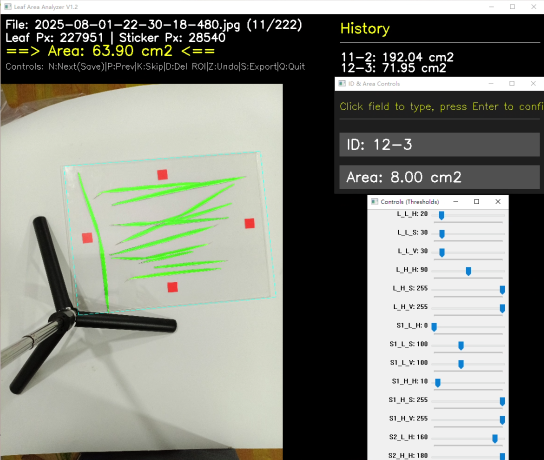
#> input picture res/interface.png, 1087 x 920 px (shown at 1/2 size)
$ python main.py
#> lines starting #> are read from the running program, lines starting #| are printed output that depends on the picture; after the words box and inside, x2 and y2 are one past the last pixel; in counts of white or black regions, pixels touching at a corner belong together
import cv2
import numpy as np
import os
import glob
import pandas as pd
import time
from tkinter import filedialog
from tkinter import Tk

# ==============================================================================
# 1. 全局状态变量 (Global State Variables)
# ==============================================================================
input_mode, current_input_string, blink_on, last_blink_time = None, "", True, 0
image_files, current_image_index, output_dir = [], 0, "."
rois, current_roi_points = [], []
results_data, current_sample_id, sticker_area_cm2 = [], "Demo", 8.0
hsv_thresholds = {
    'leaf': {'low': [20, 43, 30], 'high': [90, 255, 255]},
    'sticker_1': {'low': [0, 100, 100], 'high': [10, 255, 255]},
    'sticker_2': {'low': [160, 100, 100], 'high': [180, 255, 255]}
}
closing_kernel_size = 20
neutral_filter_threshold = 50

WINDOW_NAME, CONTROLS_WINDOW_NAME, PARAMS_WINDOW_NAME = "Leaf Area Analyzer V1.2", "Controls (Thresholds)", "ID & Area Controls"
MAX_DISPLAY_WIDTH, HISTORY_PANEL_WIDTH = 720, 450
INFO_PANEL_HEIGHT = 150  # V1.2: 定义信息面板的固定高度
FONT_SETTINGS = {
    'font': cv2.FONT_HERSHEY_SIMPLEX,
    'header': {'scale': 1.0, 'thick': 2},
    'large_info': {'scale': 1.0, 'thick': 2},
    'medium_info': {'scale': 0.8, 'thick': 2},
    'small_info': {'scale': 0.7, 'thick': 1}
}
params_button_coords = {
    "change_id": {"x": 10, "y": 90, "w": 430, "h": 50},
    "change_area": {"x": 10, "y": 160, "w": 430, "h": 50}
}


# ==============================================================================
# 2. 辅助函数 (Helper Functions)
# ==============================================================================
def draw_text_with_wrapping(image, text, start_pos, font_settings, max_width):
    x, y = start_pos;
    font = FONT_SETTINGS['font'];
    scale = font_settings['scale'];
    thickness = font_settings['thick']
    (text_w, text_h), _ = cv2.getTextSize("S", font, scale, thickness);
    line_height = text_h + 5
    words = text.split(' ');
    current_line = ""
    for word in words:
        test_line = f"{current_line} {word}".strip()
        (w, h), _ = cv2.getTextSize(test_line, font, scale, thickness)
        if w > max_width:
            cv2.putText(image, current_line, (x, y), font, scale, (255, 255, 255), thickness)
            y += line_height;
            current_line = word
        else:
            current_line = test_line
    cv2.putText(image, current_line, (x, y), font, scale, (255, 255, 255), thickness);
    return y + line_height


def imread_utf8(path):
    try:
        stream = open(path, "rb");
        bytes_arr = bytearray(stream.read());
        numpyarray = np.asarray(bytes_arr, dtype=np.uint8)
        return cv2.imdecode(numpyarray, cv2.IMREAD_COLOR)
    except Exception as e:
        print(f"imread_utf8 Error: {e}");
        return None


def select_folder():
    root = Tk();
    root.withdraw();
    folder_path = filedialog.askdirectory(title="Select Image Folder")
    if folder_path: print(f"Selected: {folder_path}"); global output_dir; output_dir = folder_path
    return folder_path


def save_and_export_results():
    if not results_data:
        print("Warning: No data to export.")
        return False
    df = pd.DataFrame(results_data)
    df['sample_id'] = df['sample_id'].astype(str).apply(lambda x: f'="{x}"')
    summary = df.groupby('sample_id')['leaf_area'].sum().reset_index()
    summary = summary.rename(columns={'leaf_area': 'total_leaf_area_cm2'})
    details_path = os.path.join(output_dir, 'results_details.csv')
    summary_path = os.path.join(output_dir, 'results_summary.csv')
    df.to_csv(details_path, index=False, encoding='utf-8-sig')
    summary.to_csv(summary_path, index=False, encoding='utf-8-sig')
    print("\nResults exported successfully!")
    print(f"Details saved to: {details_path}")
    print(f"Summary saved to: {summary_path}")
    return True


# --- GUI回调函数 ---
def update_threshold(trackbar_name, window_name):
    key_map = {'L': 'leaf', 'S1': 'sticker_1', 'S2': 'sticker_2'}

    # [8 lines left out: function _update, not called in this run]

    return _update


def update_proc_params(param_name):
    # [7 lines left out: function _update, not called in this run]

    return _update


# [42 lines left out: functions main_mouse_callback, params_mouse_callback, not called in this run]


# ==============================================================================
# 3. 核心图像处理与显示 (Core Image Processing and Display)
# ==============================================================================
def update_params_panel():
    global blink_on, last_blink_time
    panel = np.full((220, 450, 3), (30, 30, 30), dtype=np.uint8)
    font, white, yellow, grey = FONT_SETTINGS['font'], (255, 255, 255), (0, 255, 255), (80, 80, 80)
    cv2.putText(panel, "Click field to type, press Enter to confirm", (10, 40), font, 0.7, yellow, 1)
    cv2.line(panel, (10, 60), (440, 60), (100, 100, 100), 1)
    if time.time() - last_blink_time > 0.5: blink_on = not blink_on; last_blink_time = time.time()
    id_btn, area_btn = params_button_coords["change_id"], params_button_coords["change_area"]
    cv2.rectangle(panel, (id_btn['x'], id_btn['y']), (id_btn['x'] + id_btn['w'], id_btn['y'] + id_btn['h']), grey, -1)
    id_text = current_input_string if input_mode == "id" else current_sample_id
    if input_mode == "id" and blink_on: id_text += "|"
    cv2.putText(panel, f"ID: {id_text}", (id_btn['x'] + 15, id_btn['y'] + 35), font,
                FONT_SETTINGS['large_info']['scale'], white, FONT_SETTINGS['large_info']['thick'])
    cv2.rectangle(panel, (area_btn['x'], area_btn['y']), (area_btn['x'] + area_btn['w'], area_btn['y'] + area_btn['h']),
                  grey, -1)
    area_text = current_input_string if input_mode == "area" else f"{sticker_area_cm2:.2f}"
    if input_mode == "area" and blink_on: area_text += "|"
    cv2.putText(panel, f"Area: {area_text} cm2", (area_btn['x'] + 15, area_btn['y'] + 35), font,
                FONT_SETTINGS['large_info']['scale'], white, FONT_SETTINGS['large_info']['thick'])
    return panel


def update_history_panel(height):
    panel = np.zeros((height, HISTORY_PANEL_WIDTH, 3), dtype=np.uint8)
    font, white, yellow = FONT_SETTINGS['font'], (255, 255, 255), (0, 255, 255)
    cv2.putText(panel, "History", (10, 40), font, FONT_SETTINGS['header']['scale'], yellow,
                FONT_SETTINGS['header']['thick'])
    cv2.line(panel, (10, 60), (HISTORY_PANEL_WIDTH - 10, 60), white, 1)
    if not results_data: cv2.putText(panel, "No data saved yet.", (10, 100), font,
                                     FONT_SETTINGS['medium_info']['scale'], white,
                                     FONT_SETTINGS['medium_info']['thick']); return panel
    df = pd.DataFrame(results_data);
    summary = df.groupby('sample_id')['leaf_area'].sum()
    y_pos = 100
    for sample_id, total_area in summary.items():
        if y_pos > height - 40: cv2.putText(panel, "...", (10, y_pos), font, FONT_SETTINGS['medium_info']['scale'],
                                            white, FONT_SETTINGS['medium_info']['thick']); break
        y_pos = draw_text_with_wrapping(panel, f"{sample_id}: {total_area:.2f} cm2", (10, y_pos),
                                        FONT_SETTINGS['medium_info'], HISTORY_PANEL_WIDTH - 20)
    return panel


def process_image_and_get_data(frame):
    display_frame = frame.copy()
    calculated_data = {'leaf_px': 0, 'sticker_px': 0, 'area': 0}
    if rois:
        hsv = cv2.cvtColor(frame, cv2.COLOR_BGR2HSV)
        leaf_mask = cv2.inRange(hsv, np.array(hsv_thresholds['leaf']['low']), np.array(hsv_thresholds['leaf']['high']))
        s1 = cv2.inRange(hsv, np.array(hsv_thresholds['sticker_1']['low']),
                         np.array(hsv_thresholds['sticker_1']['high']))
        s2 = cv2.inRange(hsv, np.array(hsv_thresholds['sticker_2']['low']),
                         np.array(hsv_thresholds['sticker_2']['high']))
        sticker_mask = cv2.bitwise_or(s1, s2)

        if closing_kernel_size > 0:
            kernel = np.ones((closing_kernel_size, closing_kernel_size), np.uint8)
            leaf_mask = cv2.morphologyEx(leaf_mask, cv2.MORPH_CLOSE, kernel)
            sticker_mask = cv2.morphologyEx(sticker_mask, cv2.MORPH_CLOSE, kernel)

        if neutral_filter_threshold > 0:
            neutral_mask = (cv2.absdiff(frame[:, :, 0], frame[:, :, 1]) + cv2.absdiff(frame[:, :, 0], frame[:, :,
                                                                                                      2])) <= neutral_filter_threshold
            leaf_mask[neutral_mask] = 0
            sticker_mask[neutral_mask] = 0

        roi_mask = np.zeros(frame.shape[:2], dtype=np.uint8);
        cv2.fillPoly(roi_mask, rois, 255)
        final_l_mask = cv2.bitwise_and(leaf_mask, roi_mask);
        final_s_mask = cv2.bitwise_and(sticker_mask, roi_mask)
        l_px, s_px = cv2.countNonZero(final_l_mask), cv2.countNonZero(final_s_mask)
        area = (l_px / s_px * sticker_area_cm2) if s_px > 0 else 0
        calculated_data = {'leaf_px': l_px, 'sticker_px': s_px, 'area': area}
        g_over = np.zeros_like(display_frame);
        g_over[final_l_mask == 255] = (0, 255, 0)
        r_over = np.zeros_like(display_frame);
        r_over[final_s_mask == 255] = (0, 0, 255)
        display_frame = cv2.addWeighted(display_frame, 1, g_over, 0.5, 0);
        display_frame = cv2.addWeighted(display_frame, 1, r_over, 0.5, 0)

    if rois: cv2.polylines(display_frame, rois, True, (255, 255, 0), 2)
    if len(current_roi_points) > 0:
        for p in current_roi_points: cv2.circle(display_frame, p, 5, (0, 255, 255), -1)
        if len(current_roi_points) > 1: cv2.polylines(display_frame, [np.array(current_roi_points)], False,
                                                      (0, 255, 255), 2)

    return display_frame, calculated_data


# ==============================================================================
# 4. 主程序入口 (Main Application Entry)
# ==============================================================================
def main():
    global image_files, current_image_index, rois, current_roi_points, current_sample_id, sticker_area_cm2, results_data, input_mode, current_input_string
    folder = select_folder();
#> the answer given: res
    if not folder: print("No folder selected."); return
    for fmt in ('*.jpg', '*.jpeg', '*.png', '*.bmp', '*.tif', '*.tiff'): image_files.extend(
        glob.glob(os.path.join(folder, fmt)))
    if not image_files: print(f"No images found in {folder}."); return

    cv2.namedWindow(WINDOW_NAME, cv2.WINDOW_AUTOSIZE);
    cv2.namedWindow(CONTROLS_WINDOW_NAME, cv2.WINDOW_NORMAL);
    cv2.namedWindow(PARAMS_WINDOW_NAME, cv2.WINDOW_AUTOSIZE)
    cv2.setMouseCallback(WINDOW_NAME, main_mouse_callback);
    cv2.setMouseCallback(PARAMS_WINDOW_NAME, params_mouse_callback)

    trackbar_prefix_map = {'Leaf': 'L', 'Sticker_1': 'S1', 'Sticker_2': 'S2'}
    for key_name, prefix in trackbar_prefix_map.items():
        val_range = 180
        for limit_char in ['L', 'H']:
            for channel_char in ['H', 'S', 'V']:
                if key_name == 'Sticker_2' and channel_char != 'H': continue
                trackbar_name = f"{prefix}_{limit_char}_{channel_char}"
                limit_val = val_range if channel_char == 'H' else 255
                val = hsv_thresholds[key_name.lower()]['low' if limit_char == 'L' else 'high']['HVS'.find(channel_char)]
                cv2.createTrackbar(trackbar_name, CONTROLS_WINDOW_NAME, val, limit_val,
                                   update_threshold(trackbar_name, CONTROLS_WINDOW_NAME))

    cv2.createTrackbar("Closing Size", CONTROLS_WINDOW_NAME, closing_kernel_size, 21, update_proc_params("closing"))
    cv2.createTrackbar("Neutral Filter", CONTROLS_WINDOW_NAME, neutral_filter_threshold, 50,
                       update_proc_params("neutral"))

    history_panel, params_panel = None, None
    while True:
        frame = imread_utf8(os.path.normpath(image_files[current_image_index]))
#> in imread_utf8, returned value is the input picture: shape (920, 1087, 3); mean B, G, R 124.8, 133.2, 130.8
        if frame is None:
            if current_image_index < len(image_files) - 1:
                current_image_index += 1;
                continue
            else:
                break

        # --- V1.2: NEW LAYOUT AND SCALING LOGIC ---
        orig_h, orig_w = frame.shape[:2]
#> orig_h = 920; orig_w = 1087

        # Calculate the available area for the image (below the info panel)
        total_display_height = int(
            (MAX_DISPLAY_WIDTH / orig_w) * orig_h)  # Maintain aspect ratio for initial height guess
#> total_display_height = 609
        image_area_h = total_display_height - INFO_PANEL_HEIGHT
#> image_area_h = 459
        image_area_w = MAX_DISPLAY_WIDTH

        # Calculate the correct scaling factor to fit the image in the available area
        scale_h = image_area_h / orig_h
#> scale_h = 0.499
        scale_w = image_area_w / orig_w
#> scale_w = 0.662
        scale = min(scale_h, scale_w)
#> scale = 0.499

        # Get the final display dimensions of the image itself
        final_img_w = int(orig_w * scale)
#> final_img_w = 542
        final_img_h = int(orig_h * scale)
#> final_img_h = 459

        # Update mouse callback with new parameters for accurate coordinate conversion
        cv2.setMouseCallback(WINDOW_NAME, main_mouse_callback, param={'scale': scale, 'offset_y': INFO_PANEL_HEIGHT})

        # Process the full-resolution image to get data and overlays
        processed_frame, calc_data = process_image_and_get_data(frame)
#> calc_data = {'leaf_px': 0, 'sticker_px': 0, 'area': 0}

        # Resize the processed image to its final display size
        processed_frame_resized = cv2.resize(processed_frame, (final_img_w, final_img_h))

        # Create the main display area (left side of the canvas)
        # It's a black background with the size of the entire left panel
        main_display_area = np.zeros((total_display_height, MAX_DISPLAY_WIDTH, 3), dtype=np.uint8)

        # Place the resized image onto the display area, below the info panel
        main_display_area[INFO_PANEL_HEIGHT: INFO_PANEL_HEIGHT + final_img_h, 0:final_img_w] = processed_frame_resized
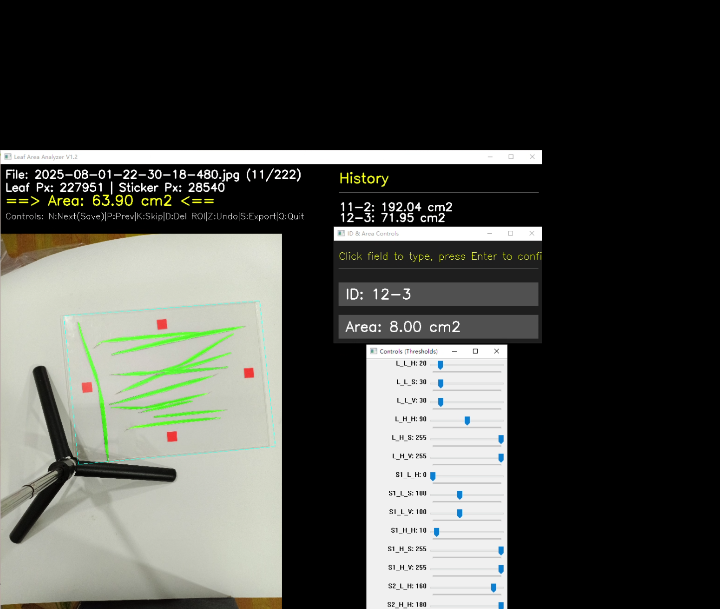
#> main_display_area: shape (609, 720, 3); mean B, G, R 70.7, 75.5, 74.1

        # --- Draw text onto the INFO_PANEL_HEIGHT area of the main_display_area ---
        font, white, yellow = FONT_SETTINGS['font'], (255, 255, 255), (0, 255, 255)

        img_name = f"File: {os.path.basename(image_files[current_image_index])} ({current_image_index + 1}/{len(image_files)})"
        text_end_y = draw_text_with_wrapping(main_display_area, img_name, (10, 30), FONT_SETTINGS['medium_info'],
                                             MAX_DISPLAY_WIDTH - 20)
#> in draw_text_with_wrapping, `scale = font_settings['scale'];`: scale = 0.8
#> in draw_text_with_wrapping, `thickness = font_settings['thick']`: thickness = 2
#> in draw_text_with_wrapping, `(text_w, text_h), _ = cv2.getTextSize("S", font, scale, thickness);`: text_w = 18
#> in draw_text_with_wrapping, `line_height = text_h + 5`: line_height = 23
#> the loop in draw_text_with_wrapping, `for word in words:` made 3 passes
#> w on passes 1 to 3: 52, 228, 312
#> after the loop in draw_text_with_wrapping, `for word in words:`: y = 30
#> in draw_text_with_wrapping, `cv2.putText(image, current_line, (x, y), font, scale, (255, 255, 255),..`:
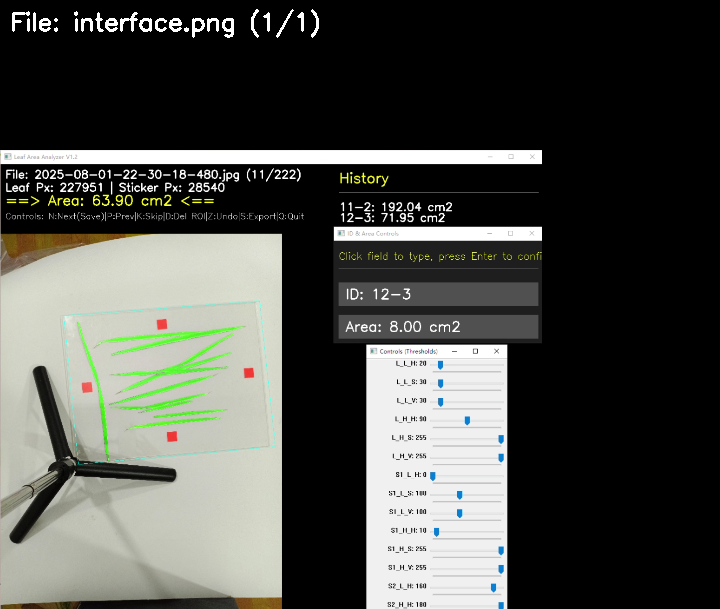
#> image: shape (609, 720, 3); 0.44% of pixels changed, all inside (x1, y1, x2, y2) = (12, 9, 319, 38)
#> text_end_y = 53

        info2 = f"Leaf Px: {calc_data['leaf_px']} | Sticker Px: {calc_data['sticker_px']}"
#> info2 = 'Leaf Px: 0 | Sticker Px: 0'
        cv2.putText(main_display_area, info2, (10, text_end_y + 5), font, FONT_SETTINGS['medium_info']['scale'],
                    white, FONT_SETTINGS['medium_info']['thick'])

        info3 = f"==> Area: {calc_data['area']:.2f} cm2 <=="
#> info3 = '==> Area: 0.00 cm2 <=='
        cv2.putText(main_display_area, info3, (10, text_end_y + 35), font, FONT_SETTINGS['large_info']['scale'],
                    yellow, FONT_SETTINGS['large_info']['thick'])

        controls_info = "Controls: N:Next(Save)|P:Prev|K:Skip|D:Del ROI|Z:Undo|S:Export|Q:Quit"
        cv2.putText(main_display_area, controls_info, (10, text_end_y + 65), font, 0.6, white, 1)
        # --- End of Text Drawing ---

        # Update other panels
        if history_panel is None or history_panel.shape[
            0] != total_display_height: history_panel = update_history_panel(total_display_height)
#> in update_history_panel, `cv2.putText(panel, 'No data saved yet.', (10, 100), font, FONT_SETTING`:
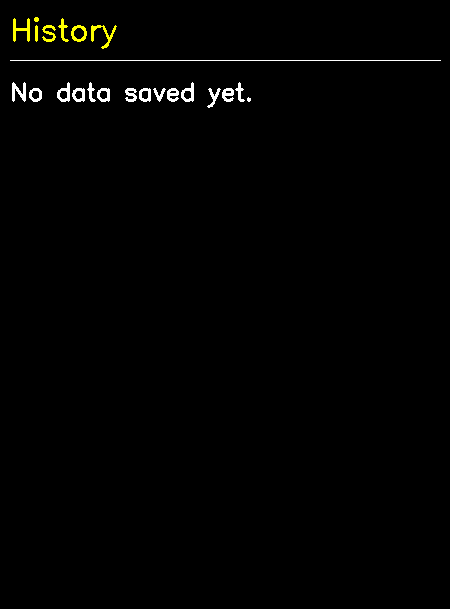
#> panel: shape (609, 450, 3); mean of channels 0, 1, 2 1.8, 2.5, 2.5; drawn as B, G, R
        params_panel = update_params_panel()
#> in update_params_panel, `cv2.line(panel, (10, 60), (440, 60), (100, 100, 100), 1)`:
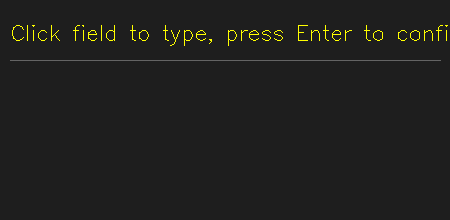
#> panel: shape (220, 450, 3); mean of channels 0, 1, 2 30, 32.2, 32.2; drawn as B, G, R
#> in update_params_panel, `cv2.putText(panel, f"ID: {id_text}", (id_btn['x'] + 15, id_btn['y'] + ..`:
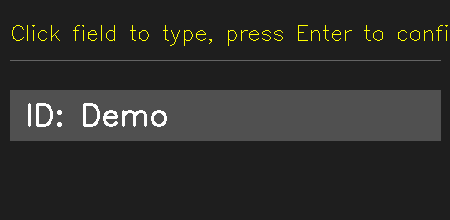
#> panel: shape (220, 450, 3); mean of channels 0, 1, 2 42.8, 45, 45; drawn as B, G, R
#> in update_params_panel, `cv2.putText(panel, f"Area: {area_text} cm2", (area_btn['x'] + 15, area..`:
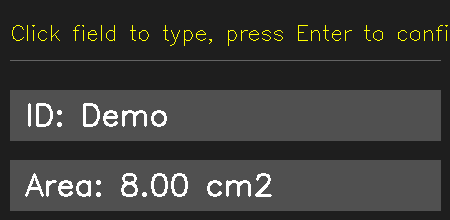
#> panel: shape (220, 450, 3); mean of channels 0, 1, 2 56.7, 58.9, 58.9; drawn as B, G, R

        # Combine all parts into the final canvas
        canvas = np.zeros((total_display_height, MAX_DISPLAY_WIDTH + HISTORY_PANEL_WIDTH, 3), dtype=np.uint8)
        canvas[0:total_display_height, 0:MAX_DISPLAY_WIDTH] = main_display_area
        canvas[0:total_display_height, MAX_DISPLAY_WIDTH:MAX_DISPLAY_WIDTH + HISTORY_PANEL_WIDTH] = history_panel
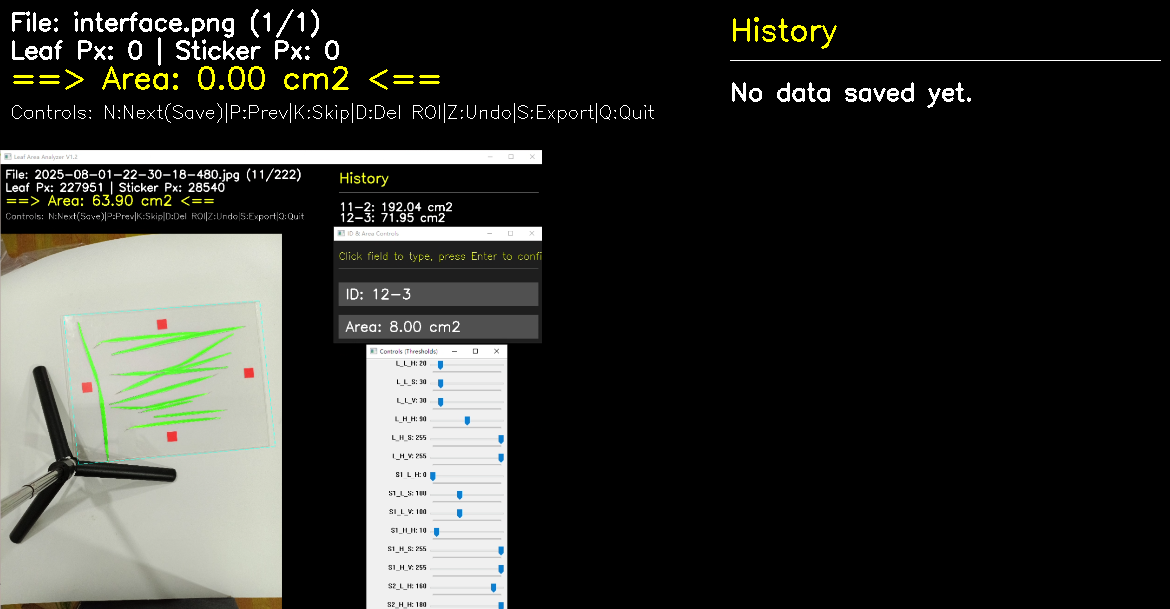
#> canvas: shape (609, 1170, 3); mean B, G, R 46.1, 50.1, 49.3

        cv2.imshow(WINDOW_NAME, canvas);
        cv2.imshow(PARAMS_WINDOW_NAME, params_panel)

        key = cv2.waitKey(20) & 0xFF
#> (key q is pressed here)
        if key == ord('q'): break
        if input_mode is not None:
            if key == 13 or key == 10:
                if input_mode == 'id':
                    if current_input_string: current_sample_id = current_input_string
                elif input_mode == 'area':
                    try:
                        sticker_area_cm2 = float(current_input_string)
                    except ValueError:
                        print(f"Invalid area: {current_input_string}")
                input_mode = None
            elif key == 8:
                current_input_string = current_input_string[:-1]
            elif 32 <= key <= 126:
                current_input_string += chr(key)
        else:  # Normal mode
            if key == ord('k'):
                if current_image_index < len(image_files) - 1: current_image_index += 1
            elif key == ord('n'):
                if rois:
                    _, final_calc_data = process_image_and_get_data(frame)
                    if final_calc_data['sticker_px'] > 0:
                        results_data.append({'sample_id': current_sample_id,
                                             'filename': os.path.basename(image_files[current_image_index]),
                                             'leaf_area': final_calc_data['area']})
                        history_panel = update_history_panel(total_display_height)
                    else:
                        print("Warning: Sticker pixels not found.")
                if current_image_index < len(image_files) - 1: current_image_index += 1
            elif key == ord('p'):
                if current_image_index > 0: current_image_index -= 1
            elif key == ord('d'):
                if rois:
                    rois.pop()
                elif current_roi_points:
                    current_roi_points = []
            elif key == ord('s'):
                if save_and_export_results(): history_panel = update_history_panel(total_display_height)
            elif key == ord('z'):
                if results_data:
                    last_entry = results_data.pop()
                    print(f"UNDO: Removed last saved entry for '{last_entry['filename']}'")
                    history_panel = update_history_panel(total_display_height)
                    if current_image_index > 0: current_image_index -= 1
                else:
                    print("UNDO: No data in memory to undo.")

    if save_and_export_results(): print("Program exited, final results saved.")
    cv2.destroyAllWindows()


if __name__ == '__main__':
    main()
